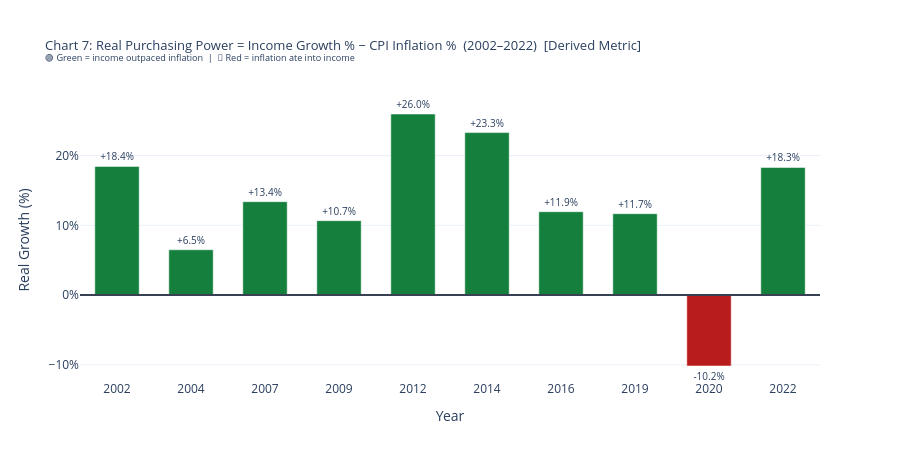

Notebook cell for this chart:
### Code cell
# ============================================================
# CELL 8 — CHART 7: Real Purchasing Power (Derived Metric)
# Real Growth = Income Growth % − CPI Inflation %
# 🟢 Green = income beat inflation | 🔴 Red = inflation won
# ============================================================

# Re-derive cpi_yr (safe if cell 7 wasn't run first)
cpi_ov2 = cpi_inflation[
    (cpi_inflation['division'] == 'overall') &
    (cpi_inflation['inflation_yoy'].notna())
].copy()
cpi_yr2 = cpi_ov2.groupby('year')['inflation_yoy'].mean().reset_index()
cpi_yr2.columns = ['year', 'cpi_yoy']

income_s = hh_income.sort_values('year').copy()
income_s['income_growth_pct'] = income_s['income_median'].pct_change() * 100

real = pd.merge(
    income_s[['year', 'income_median', 'income_growth_pct']],
    cpi_yr2, on='year', how='inner'
).dropna()

real['real_growth'] = real['income_growth_pct'] - real['cpi_yoy']
real = real.sort_values('year').reset_index(drop=True)

yr_range = f"{int(real['year'].min())}–{int(real['year'].max())}"
print(f'Real purchasing power  |  {len(real)} periods  |  {yr_range}')
print()
for _, row in real.iterrows():
    emoji = '▲' if row['real_growth'] >= 0 else '▼'
    print(f'  {int(row["year"])}: income +{row["income_growth_pct"]:.1f}%  CPI {row["cpi_yoy"]:.1f}%  →  Real {emoji} {row["real_growth"]:+.1f}%')

fig = go.Figure()

fig.add_trace(go.Bar(
    x=real['year'],
    y=real['real_growth'],
    marker_color=['#15803D' if v >= 0 else '#B91C1C' for v in real['real_growth']],
    marker_line_color='white',
    marker_line_width=0.5,
    text=[f'{v:+.1f}%' for v in real['real_growth'].round(1)],
    textposition='outside',
    textfont=dict(size=10),
    name='Real Wage Growth',
    hovertemplate='%{x}: Real growth = <b>%{y:+.1f}%</b><extra></extra>',
    width=0.6
))

fig.add_hline(y=0, line_color='#374151', line_width=2)

bad_years  = real[real['real_growth'] < 0]['year'].astype(int).tolist()
good_years = real[real['real_growth'] >= 0]['year'].astype(int).tolist()

fig.update_layout(
    title=f'Chart 7: Real Purchasing Power = Income Growth % − CPI Inflation %  ({yr_range})  [Derived Metric]<br>'
          f'<sup>🟢 Green = income outpaced inflation  |  🔴 Red = inflation ate into income</sup>',
    xaxis_title='Year', yaxis_title='Real Growth (%)', yaxis_ticksuffix='%',
    xaxis=dict(type='category'),
    template='plotly_white', height=460, title_font_size=13
)

fig.write_html('../outputs/chart07_real_purchasing_power.html')
fig.show()
print(f'\n✅  Saved: outputs/chart07_real_purchasing_power.html')
print(f'INSIGHT: Years where INFLATION beat income: {bad_years}')
print(f'         Years where INCOME beat inflation : {good_years}')
print('         Even with rising wages, Malaysians lost ground in some years.')

### Figure 1 — Plotly figure (JSON) as saved in the notebook; plotly's stock layout.template omitted (floating-point values rounded to 4 significant figures)
{"data": [{"hovertemplate": "%{x}: Real growth = <b>%{y:+.1f}%</b><extra></extra>", "marker": {"color": ["#15803D", "#15803D", "#15803D", "#15803D", "#15803D", "#15803D", "#15803D", "#15803D", "#B91C1C", "#15803D"], "line": {"color": "white", "width": 0.5}}, "name": "Real Wage Growth", "text": ["+18.4%", "+6.5%", "+13.4%", "+10.7%", "+26.0%", "+23.3%", "+11.9%", "+11.7%", "-10.2%", "+18.3%"], "textfont": {"size": 10}, "textposition": "outside", "type": "bar", "width": 0.6, "x": [2002, 2004, 2007, 2009, 2012, 2014, 2016, 2019, 2020, 2022], "y": [18.45, 6.498, 13.39, 10.67, 25.96, 23.29, 11.95, 11.67, -10.16, 18.29]}], "layout": {"height": 460, "shapes": [{"line": {"color": "#374151", "width": 2}, "type": "line", "x0": 0, "x1": 1, "xref": "x domain", "y0": 0, "y1": 0, "yref": "y"}], "title": {"font": {"size": 13}, "text": "Chart 7: Real Purchasing Power = Income Growth % − CPI Inflation %  (2002–2022)  [Derived Metric]<br><sup>🟢 Green = income outpaced inflation  |  🔴 Red = inflation ate into income</sup>"}, "xaxis": {"title": {"text": "Year"}, "type": "category"}, "yaxis": {"ticksuffix": "%", "title": {"text": "Real Growth (%)"}}}}
